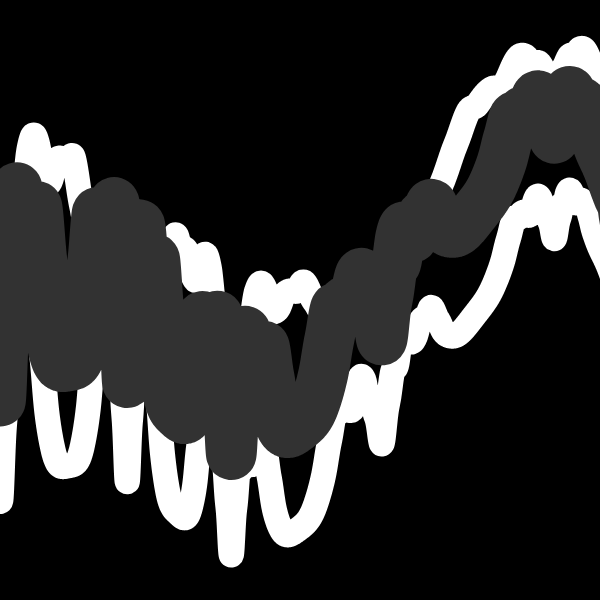
Frame 1 (no input)
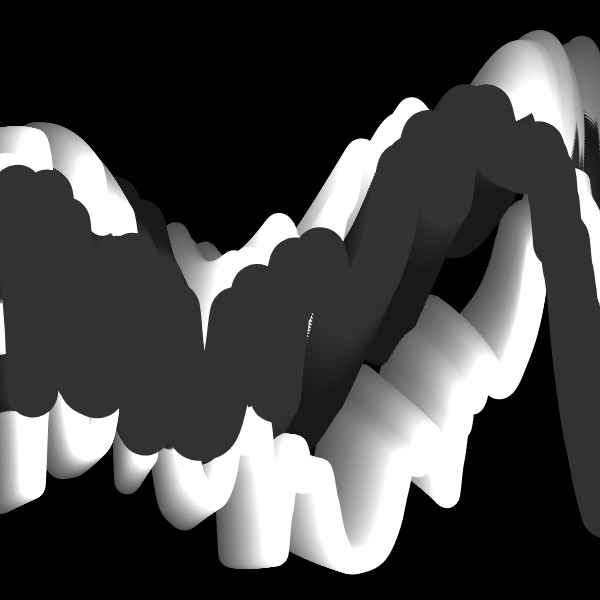
Frame 60 (no input)
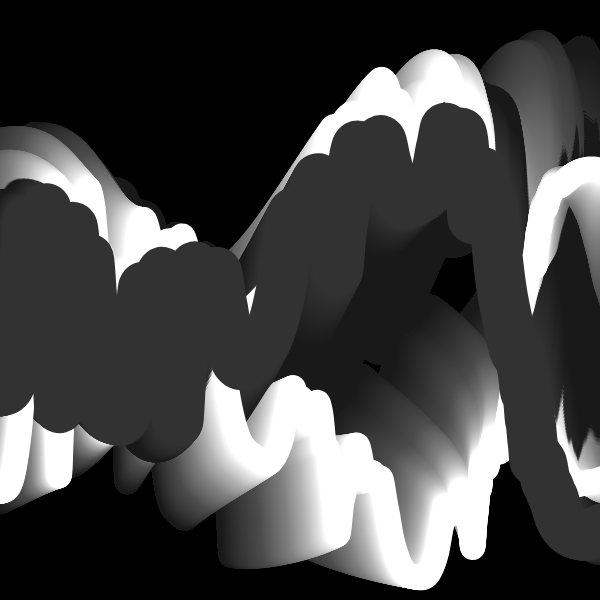
Frame 120 (the mouse pressed at the canvas centre since frame 60)

The p5.js sketch that drew these frames (run headless with seeded random() and noise() and a simulated clock; from frame 60 on, the mouse is pressed at the canvas centre):

// p5.js sketch
// ── sketch.js
/*
ref.
A trick to get looping curves with lerp and delay
https://necessarydisorder.wordpress.com/2018/03/31/a-trick-to-get-looping-curves-with-lerp-and-delay/
*/


const CYCLE = 480;
const VERT_NUM = 3000;
let DELAY_FACTOR = 1.3;


function setup() {

    const s = min(windowWidth , windowHeight);
  createCanvas(s,s); 
  w = 600;
  var canvas;
    if(windowWidth>=600 && windowHeight >=600){
      canvas = createCanvas(600, 600);
    }
    else{
      canvas = createCanvas(windowWidth, windowHeight - 100);
    }

  var x = (windowWidth - width) / 2;
  var y = (windowHeight - height) / 2;

  canvas.position(x, y);
  background(0);
  noStroke();



}

function x1(t){
  return  (cos(TAU * t) - 1) * height * 0.0;
}
function y1(t){
  return 0.5 * width + width * (noise(sin(TAU * t) * 2) - 0.5);
}
 
function x2(t){
  return (cos(TAU * t) + 1) * width * 0.1 + width;
}
function y2(t){
  return 0.5 * width - 0.4 * width * cos(TAU * t);
  
}
 

function draw(){
  
  const frameRatio = frameCount % CYCLE / CYCLE;
  
  const w = 50;
  strokeJoin(ROUND);
  noFill();
  background(0, 5);


  strokeWeight(w/2);


  beginShape();
  
  for(let i=0;i< VERT_NUM; i++){
    stroke(i*2);

    const vertRatio = (i / VERT_NUM) % 1;
    let x = lerp(x1(frameRatio - DELAY_FACTOR * vertRatio*10), x2(frameRatio - DELAY_FACTOR * (20 - vertRatio)), vertRatio);
    let y = lerp(y1(frameRatio - DELAY_FACTOR * vertRatio * 2), y2(frameRatio - DELAY_FACTOR * ( vertRatio)), vertRatio);
    vertex(x, y + 100);

  }
  endShape();


  beginShape();
  
  for(let i=0;i< VERT_NUM; i++){
    stroke(i*2);

    const vertRatio = (i / VERT_NUM) % 1;
    let x = lerp(x1(frameRatio - DELAY_FACTOR * vertRatio*10), x2(frameRatio - DELAY_FACTOR * (20 - vertRatio)), vertRatio);
    let y = lerp(y1(frameRatio - DELAY_FACTOR * vertRatio), y2(frameRatio - DELAY_FACTOR * (50 - vertRatio)), vertRatio);
    vertex(x, y - 50);

  }
  endShape();

  beginShape();
  strokeWeight(w);
    stroke(50);

  
  for(let i=0;i< VERT_NUM; i++){
    const vertRatio = (i / VERT_NUM) % 1;
    let x = lerp(x1(frameRatio - DELAY_FACTOR * vertRatio*5), x2(frameRatio - DELAY_FACTOR * (20 - vertRatio)), vertRatio);
    let y = lerp(y1(frameRatio - DELAY_FACTOR * vertRatio*2), y2(frameRatio - DELAY_FACTOR * (10 - vertRatio)), vertRatio);
    vertex(x, y);

  }
  endShape();

}


function createCols(_url) {
  let slash_index = _url.lastIndexOf('/');
  let pallate_str = _url.slice(slash_index + 1);
  let arr = pallate_str.split('-');
  for (let i = 0; i < arr.length; i++) {
    arr[i] = '#' + arr[i];
  }
  return arr;
}
